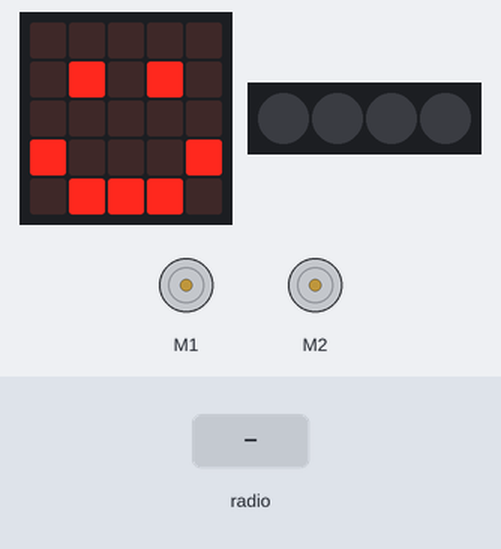
A program run on a simulated BBC micro:bit (MakeCode). Parts: the board's 5×5 LED display, 4 RGB LEDs in strip order, left to right, 2 × DC motor (green arrow = forward, orange = backward, longer = faster). Inputs (shaded band) come from the test bench. Dim RGB values are drawn brighter than linear.

Above: at 0.1 s.
At 1.8 s:
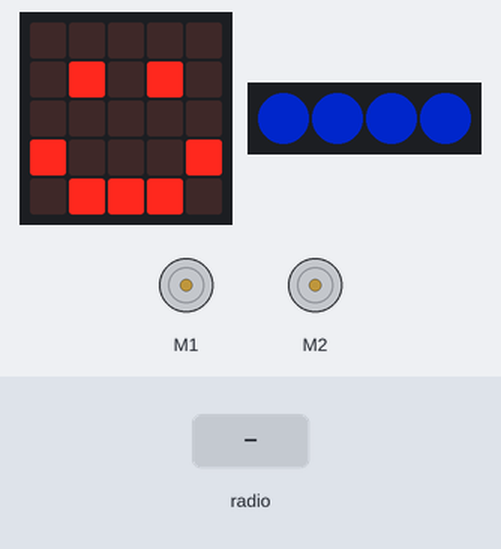
1.9 s: radio message "pare" arrives
At 1.95 s:
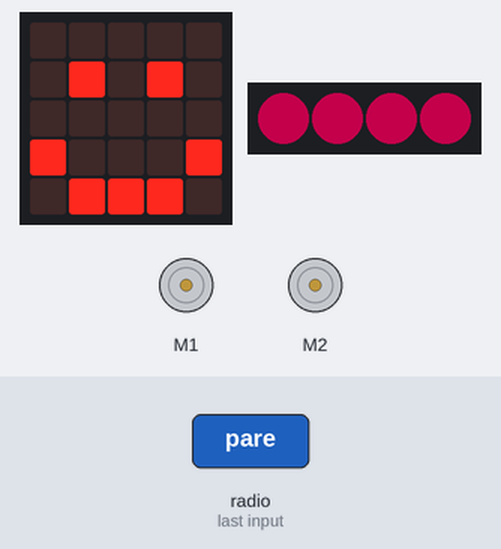
Timing chart, 0 to 10.5 s (numbered marks = the images above; inputs shaded):
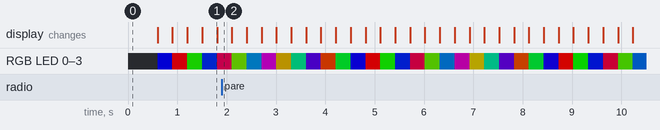

The program:

main.ts
```typescript
radio.onReceivedString(function (receivedString) {
    if (receivedString == "pare") {
        maqueen.motorRun(maqueen.Motors.All, maqueen.Dir.CW, 0)
    }
})
radio.onReceivedValue(function (name, value) {
    if (name == "x") {
        if (value > 255) {
            maqueen.motorRun(maqueen.Motors.M1, maqueen.Dir.CW, 255)
            maqueen.motorRun(maqueen.Motors.M2, maqueen.Dir.CW, 0)
            maqueen.writeLED(maqueen.LED.LEDRight, maqueen.LEDswitch.turnOn)
            maqueen.writeLED(maqueen.LED.LEDLeft, maqueen.LEDswitch.turnOff)
        }
        if (value < -255) {
            maqueen.motorRun(maqueen.Motors.M1, maqueen.Dir.CW, 0)
            maqueen.motorRun(maqueen.Motors.M2, maqueen.Dir.CW, 255)
            maqueen.writeLED(maqueen.LED.LEDRight, maqueen.LEDswitch.turnOff)
            maqueen.writeLED(maqueen.LED.LEDLeft, maqueen.LEDswitch.turnOn)
        }
    }
    if (name == "y") {
        if (value < -255) {
            maqueen.motorRun(maqueen.Motors.All, maqueen.Dir.CW, 255)
            maqueen.writeLED(maqueen.LED.LEDRight, maqueen.LEDswitch.turnOff)
            maqueen.writeLED(maqueen.LED.LEDLeft, maqueen.LEDswitch.turnOff)
        }
        if (value > 255) {
            maqueen.motorRun(maqueen.Motors.All, maqueen.Dir.CCW, 255)
            maqueen.writeLED(maqueen.LED.LEDRight, maqueen.LEDswitch.turnOn)
            maqueen.writeLED(maqueen.LED.LEDLeft, maqueen.LEDswitch.turnOn)
        }
    }
})
let B = 0
let G = 0
let R = 0
let strip = neopixel.create(DigitalPin.P15, 4, NeoPixelMode.RGB)
radio.setGroup(1)
basic.showIcon(IconNames.Happy)
basic.forever(function () {
    R = 0
    G = 0
    B = 255
    for (let index = 0; index < 255; index++) {
        R += 1
        B += -1
        strip.showColor(neopixel.rgb(R, G, B))
        basic.pause(1)
    }
    for (let index = 0; index < 255; index++) {
        G += 1
        R += -1
        strip.showColor(neopixel.rgb(R, G, B))
        basic.pause(1)
    }
    for (let index = 0; index < 255; index++) {
        B += 1
        G += -1
        strip.showColor(neopixel.rgb(R, G, B))
        basic.pause(1)
    }
})
```

test.ts
```typescript
// testes vão aqui; isto não será compilado quando este pacote for usado como uma extensão.
```
